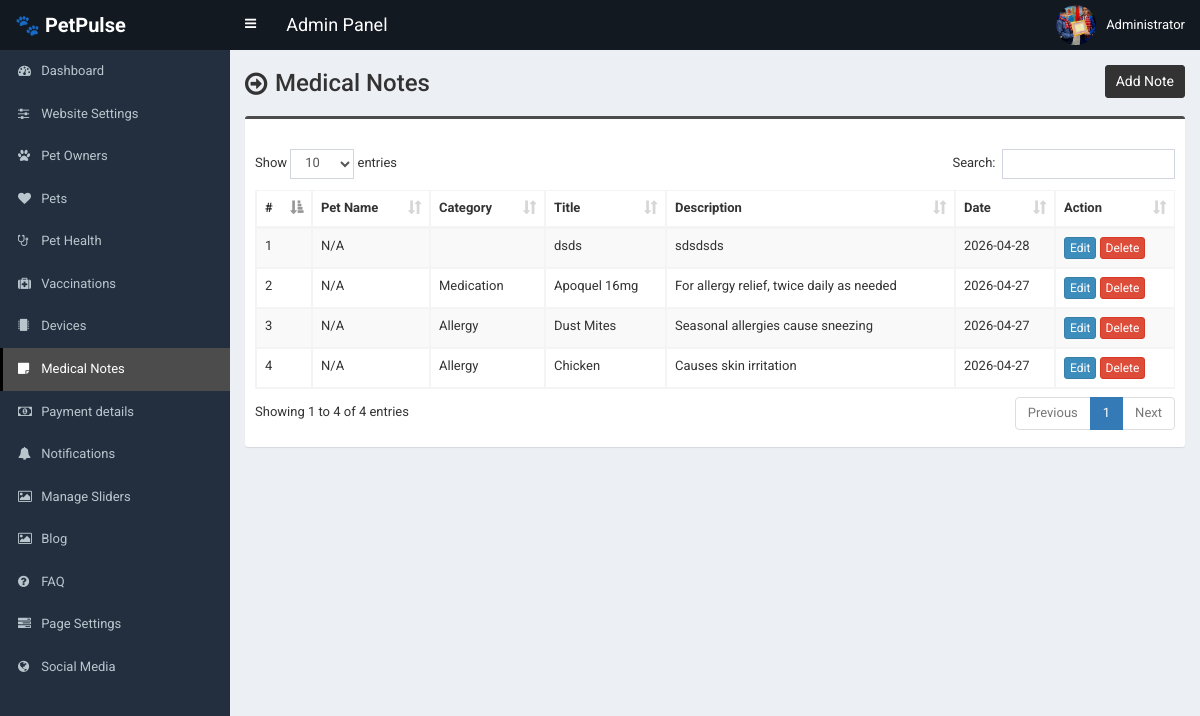
Before: /admin/medical.php (signed in) with the older database file.
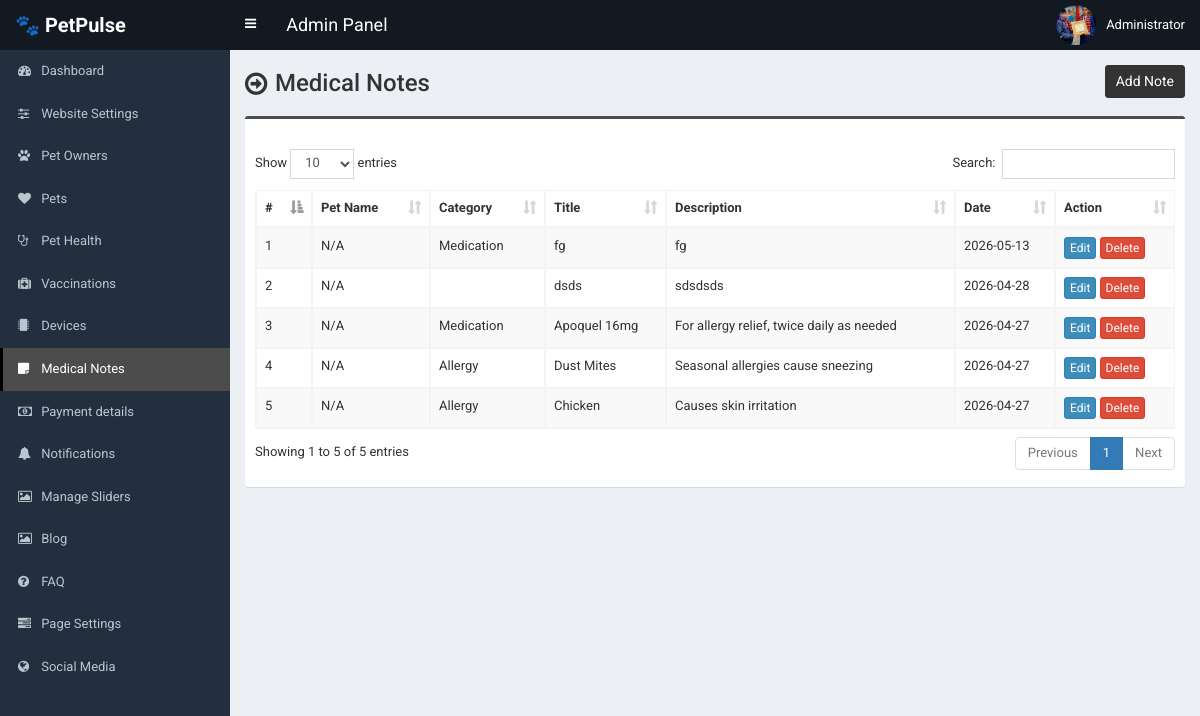
After: the same page with the newer database file.
### tables this page shows
CREATE TABLE IF NOT EXISTS `medical_notes` (
  `id` int NOT NULL AUTO_INCREMENT,
  `pet_id` int NOT NULL,
  `category` enum('Allergy','Medication','Condition') NOT NULL,
  `title` varchar(100) NOT NULL,
  `description` text,
  `created_at` datetime DEFAULT CURRENT_TIMESTAMP,
  PRIMARY KEY (`id`),
  KEY `pet_id` (`pet_id`)
);

### admin/medical.php (the view, shortened to what this page needs)
<?php require_once('header.php'); ?>
<section class="content-header">
    <div class="content-header-left">
        <h1>Medical Notes</h1>
    </div>
    <div class="content-header-right">
        <a href="medical-add.php" class="btn btn-primary btn-sm">Add Note</a>
    </div>
</section>
<section class="content">
<div class="box box-info">
<div class="box-body table-responsive">
<table id="example1" class="table table-bordered table-hover table-striped">
<thead>
<tr>
    <th>#</th>
    <th>Pet Name</th>
    <th>Category</th>
    <th>Title</th>
    <th>Description</th>
    <th>Date</th>
    <th>Action</th>
</tr>
</thead>
<tbody>
<?php
$i=0;
$statement = $pdo->prepare("
    SELECT m.*, p.pet_name
    FROM medical_notes m
    LEFT JOIN tbl_pet p ON m.pet_id = p.pet_id
    ORDER BY m.id DESC
");
$statement->execute();
$result = $statement->fetchAll(PDO::FETCH_ASSOC);
foreach($result as $row){
$i++;
?>
<tr>
<td><?php echo $i; ?></td>
<td>
<?php echo htmlspecialchars($row['pet_name'] ?? 'N/A'); ?>
</td>
<td><?php echo htmlspecialchars($row['category'] ?? ''); ?></td>
<td><?php echo htmlspecialchars($row['title'] ?? ''); ?></td>
<td><?php echo htmlspecialchars($row['description'] ?? ''); ?></td>
<td>
<?php
echo !empty($row['created_at'])
    ? date('Y-m-d', strtotime($row['created_at']))
    : '-';
?>
</td>
<td>
<a href="medical-edit.php?id=<?php echo $row['id']; ?>" class="btn btn-primary btn-xs">Edit</a>
<a href="#" class="btn btn-danger btn-xs"
data-href="medical-delete.php?id=<?php echo $row['id']; ?>"
data-toggle="modal"
data-target="#confirm-delete">Delete</a>
</td>
</tr>
<?php } ?>
</tbody>
</table>
</div>
</div>
</section>
<?php require_once('footer.php'); ?>

Changed rows visible on the page:
added medical_notes: pet_name "N/A", category "Medication", title "fg", description "fg", created_at "2026-05-13"
Other visible differences:
text written by a page script: "Show entries Search: Showing 1 to 4 of 4 entries Previous 1 Next" → "Show entries Search: Showing 1 to 5 of 5 entries Previous 1 Next"
